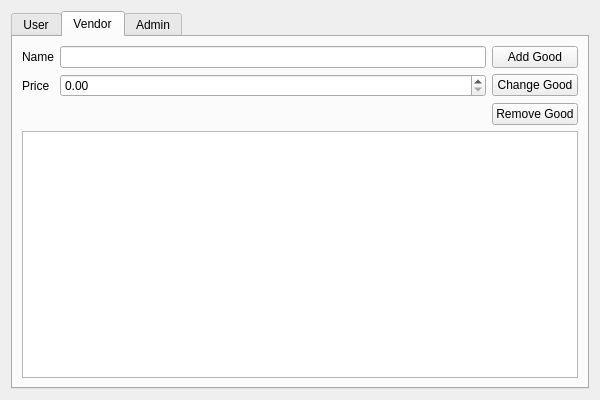
<?xml version="1.0" encoding="UTF-8"?>
<ui version="4.0">
 <class>WorkplaceWidget</class>
 <widget class="QWidget" name="WorkplaceWidget">
  <property name="geometry">
   <rect>
    <x>0</x>
    <y>0</y>
    <width>600</width>
    <height>400</height>
   </rect>
  </property>
  <property name="minimumSize">
   <size>
    <width>600</width>
    <height>400</height>
   </size>
  </property>
  <property name="windowTitle">
   <string>Form</string>
  </property>
  <layout class="QGridLayout" name="gridLayout">
   <item row="0" column="0">
    <widget class="QTabWidget" name="tabWidget">
     <property name="enabled">
      <bool>true</bool>
     </property>
     <property name="tabPosition">
      <enum>QTabWidget::North</enum>
     </property>
     <property name="currentIndex">
      <number>1</number>
     </property>
     <widget class="QWidget" name="userPage">
      <property name="enabled">
       <bool>true</bool>
      </property>
      <attribute name="title">
       <string>User</string>
      </attribute>
      <layout class="QHBoxLayout" name="horizontalLayout">
       <property name="spacing">
        <number>6</number>
       </property>
       <property name="leftMargin">
        <number>9</number>
       </property>
       <item>
        <widget class="QTableView" name="userTableView"/>
       </item>
       <item>
        <layout class="QVBoxLayout" name="verticalLayout" stretch="0,0,0,0,0">
         <property name="leftMargin">
          <number>0</number>
         </property>
         <item>
          <widget class="QPushButton" name="displayCartButton">
           <property name="text">
            <string>Display Cart</string>
           </property>
          </widget>
         </item>
         <item>
          <widget class="QPushButton" name="displayShopButton">
           <property name="text">
            <string>Display Shop</string>
           </property>
          </widget>
         </item>
         <item>
          <widget class="Line" name="line">
           <property name="orientation">
            <enum>Qt::Horizontal</enum>
           </property>
          </widget>
         </item>
         <item>
          <widget class="QPushButton" name="addToCartButton">
           <property name="text">
            <string>Add to Cart</string>
           </property>
          </widget>
         </item>
         <item>
          <widget class="QPushButton" name="removeFromCartButton">
           <property name="text">
            <string>Remove from Cart</string>
           </property>
          </widget>
         </item>
        </layout>
       </item>
      </layout>
     </widget>
     <widget class="QWidget" name="vendorPage">
      <property name="enabled">
       <bool>true</bool>
      </property>
      <attribute name="title">
       <string>Vendor</string>
      </attribute>
      <layout class="QVBoxLayout" name="verticalLayout_2">
       <item>
        <layout class="QGridLayout" name="gridLayout_2">
         <item row="0" column="2">
          <widget class="QPushButton" name="addGoodButton">
           <property name="text">
            <string>Add Good</string>
           </property>
          </widget>
         </item>
         <item row="1" column="1">
          <widget class="QDoubleSpinBox" name="goodPriceEdit"/>
         </item>
         <item row="1" column="2">
          <widget class="QPushButton" name="changeGoodButton">
           <property name="text">
            <string>Change Good</string>
           </property>
          </widget>
         </item>
         <item row="0" column="1">
          <widget class="QLineEdit" name="goodNameEdit"/>
         </item>
         <item row="2" column="2">
          <widget class="QPushButton" name="removeGoodButton">
           <property name="text">
            <string>Remove Good</string>
           </property>
          </widget>
         </item>
         <item row="0" column="0">
          <widget class="QLabel" name="goodNameLabel">
           <property name="text">
            <string>Name</string>
           </property>
          </widget>
         </item>
         <item row="1" column="0">
          <widget class="QLabel" name="goodPriceLabel">
           <property name="text">
            <string>Price</string>
           </property>
          </widget>
         </item>
        </layout>
       </item>
       <item>
        <widget class="QTableView" name="vendorTableView"/>
       </item>
      </layout>
     </widget>
     <widget class="QWidget" name="adminPage">
      <property name="enabled">
       <bool>true</bool>
      </property>
      <attribute name="title">
       <string>Admin</string>
      </attribute>
      <layout class="QVBoxLayout" name="verticalLayout_3">
       <item>
        <layout class="QGridLayout" name="gridLayout_3">
         <property name="horizontalSpacing">
          <number>10</number>
         </property>
         <item row="1" column="2">
          <widget class="QPushButton" name="changeUserButton">
           <property name="text">
            <string>Change User</string>
           </property>
          </widget>
         </item>
         <item row="2" column="2">
          <widget class="QPushButton" name="removeUserButton">
           <property name="text">
            <string>Remove User</string>
           </property>
          </widget>
         </item>
         <item row="0" column="0">
          <widget class="QLabel" name="userNameLabel">
           <property name="text">
            <string>Username</string>
           </property>
          </widget>
         </item>
         <item row="0" column="1">
          <widget class="QLineEdit" name="userNameEdit"/>
         </item>
         <item row="0" column="2">
          <widget class="QPushButton" name="addUserButton">
           <property name="text">
            <string>Add User</string>
           </property>
          </widget>
         </item>
         <item row="1" column="0">
          <widget class="QLabel" name="userPasswordLabel">
           <property name="text">
            <string>Password</string>
           </property>
          </widget>
         </item>
         <item row="1" column="1">
          <widget class="QLineEdit" name="userPasswordEdit"/>
         </item>
         <item row="2" column="1">
          <widget class="QComboBox" name="userAccessLvEdit"/>
         </item>
         <item row="2" column="0">
          <widget class="QLabel" name="userAccessLvLabel">
           <property name="text">
            <string>Access Level</string>
           </property>
          </widget>
         </item>
        </layout>
       </item>
       <item>
        <widget class="QTableView" name="adminTableView"/>
       </item>
      </layout>
     </widget>
    </widget>
   </item>
  </layout>
 </widget>
 <resources/>
 <connections/>
</ui>
